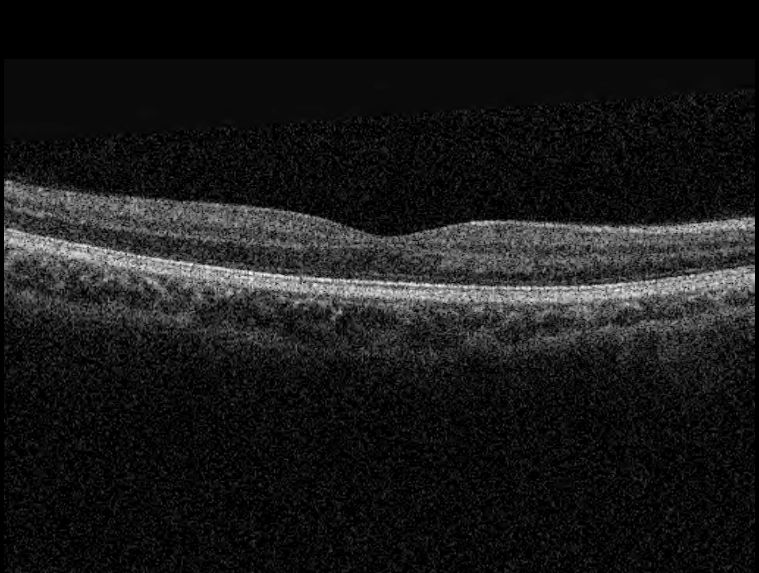
#> input picture image_processing/clear_img.jpeg, 759 x 573 px
$ python ImageProcess.py
#> lines starting #> are read from the running program, lines starting #| are printed output that depends on the picture
#!/usr/bin/env python
# encoding: utf-8

"""
@version: python3
@author: JK_DONG
@software: PyCharm
@file: ImageProcess.py
@time: 2019-01-19 15:23

"""

import cv2
import numpy as np
import random
import os
import shutil


class ImageMethod:
    searchRatio = 0.75  # 0.75 is common value for matches

    # [43 lines left out: functions add_random_gaussian_noise, add_salt_pepper_noise, not called in this run]

    def add_random_offset(self, image):
        """
        为多张图像添加随机偏移 并保存偏移的图片和每张图片的偏移量
        :param image: 图像list
        :return:  img_offset:添加偏移量的图像list   offset_data:所有图像的偏移量list [[rand_x, rand_y],[rand_x, rand_y]...]
        """
        img_num = 55
        rows, cols = image.shape[0:2]
        img_offset = []  # 添加偏移后的图片列表
        offset_data = []  # 55张图片的偏移量列表
        offset_xy = []
        image_dir = "image_offset/"
        if not os.path.exists(image_dir):
            os.mkdir(image_dir)
        f = open('offset_data.txt', 'a')
        for i in range(img_num):
            rand_x = random.randint(-25, 25)
            rand_y = random.randint(-25, 25)
            f.write("[" + str(rand_x) + ", " + str(rand_y) + "]\n")
            offset_xy.append(rand_x)
            offset_xy.append(rand_y)
            offset_data.append(offset_xy[2*i:2*i+2])  # 将切片加入偏移量列表
            h = np.float32([[1, 0, rand_x], [0, 1, rand_y]])
            img_offset.append(cv2.warpAffine(image, h, (cols, rows)))
            image_path = image_dir + "img_" + str(i+1) + "_offset_" + str(rand_x) + "_" + str(rand_y) + ".jpeg"
            cv2.imwrite(image_path, img_offset[i])
        cv2.waitKey()
        return img_offset, offset_data

    def get_feature_point(self, image, feature_methord):
        """
        特征点检测&描述
        :param image: 检测图像
        :param feature_methord: 检测方法 sift  or  surf
        :return:  kps:该图像的特征   features:图像特征点的描述符
        """
        if feature_methord == "sift":
            descriptor = cv2.xfeatures2d.SIFT_create()
        elif feature_methord == "surf":
            descriptor = cv2.xfeatures2d.SURF_create()
            # print("use surf")
        kps, features = descriptor.detectAndCompute(image, None)
        kps = np.float32([kp.pt for kp in kps])
        return kps, features

    # [77 lines left out: functions match_descriptors, get_offset_by_mode, load_images, not called in this run]


if __name__ == "__main__":
    method = ImageMethod()
    img_offset = []  # 添加偏移量的图片list
    offset_data = []  # 偏移量list
    offset_matches = []  # 多种图像的匹配对数list
    offset_kps = []  # 多张图像的特征点list
    offset_features = []  # 多张图像的特征点的描述符
    match_mode_num = 0
    match_offset_num = 0
    offset_num = 55
    image_offset_dir = "image_offset/"
    image_offset_txt = "offset_data.txt"

    # 删除上次运行的结果文件
    if os.path.exists(image_offset_dir):
        shutil.rmtree(image_offset_dir)
    if os.path.exists(image_offset_txt):
        os.remove(image_offset_txt)
    img_clear = cv2.imread('clear_img.jpeg', flags=0)
#> img_clear is the input picture: shape (573, 759); min 0, max 254, mean 25.1

    # if os.path.exists(image_offset_dir):  # 不再重复添加偏移量 直接读取上次做好的图像集
    #     img_offset = method.load_images("image_offset/")
    # else:
    #     img_offset, offset_data = method.add_random_offset(img_clear)  # 添加偏移的图片list

    img_offset, offset_data = method.add_random_offset(img_clear)
#> the loop in add_random_offset, `for i in range(img_num):` made 55 passes
#> pass 1, in add_random_offset, `cv2.imwrite(image_path, img_offset[i])`:
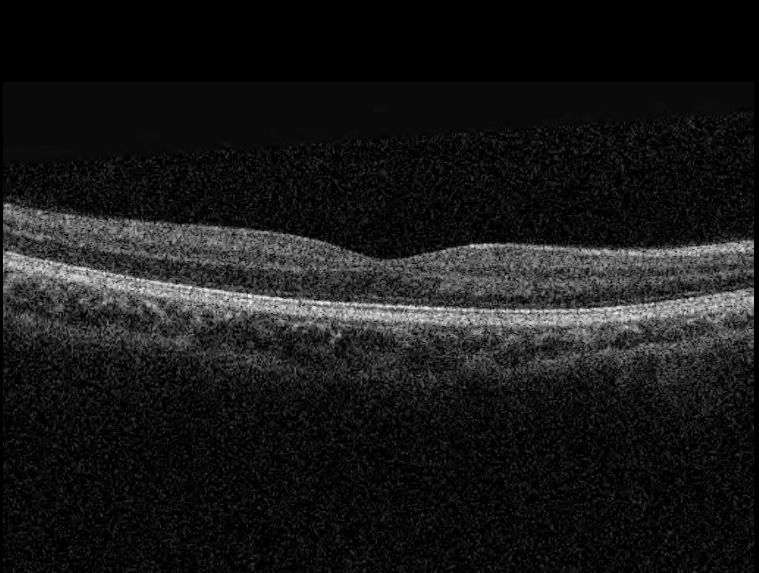
#> saved as img_1_offset_-1_23.jpeg: shape (573, 759); min 0, max 254, mean 24.8
#> pass 2, in add_random_offset, `cv2.imwrite(image_path, img_offset[i])`:
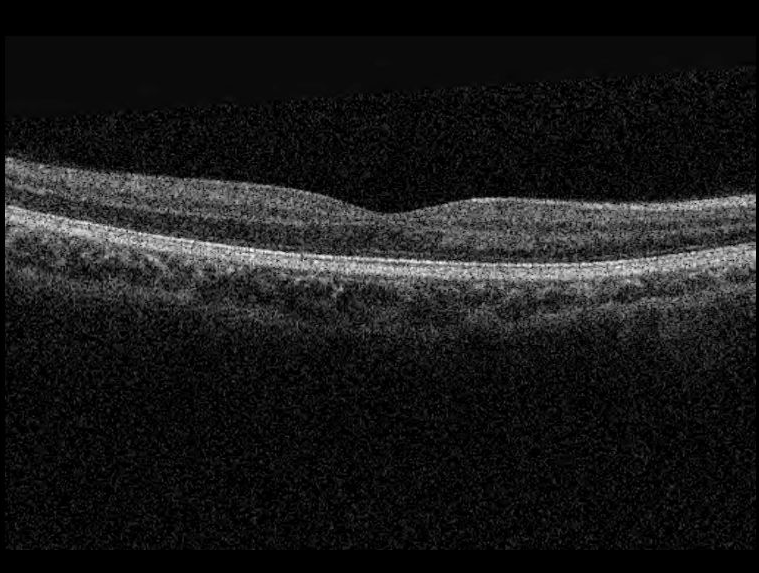
#> saved as img_2_offset_1_-23.jpeg: shape (573, 759); min 0, max 254, mean 25.1
#> after the loop in add_random_offset, `for i in range(img_num):`: img_offset = 55 items; offset_data = 55 pairs, first value -25 to 25, second value -23 to 25; offset_xy = 110 values, max 25 at index 8, min -25 at index 48, mean -0.436
#> img_offset = 55 items
    clear_kps, clear_features = method.get_feature_point(img_clear, "surf")
#> (the run stopped early here; a loop or call above may not have finished)
